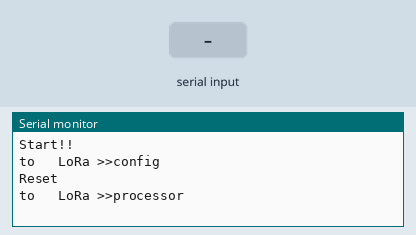
This sketch was run on a simulated Arduino Uno, built with avr-gcc and run on an emulated ATmega328P. On the bench: the last lines printed to the serial monitor. Inputs (shaded band) come from the test bench.

Above: at 8.3 s.
8.4 s: "1" received over the second serial link
At 10.1 s:
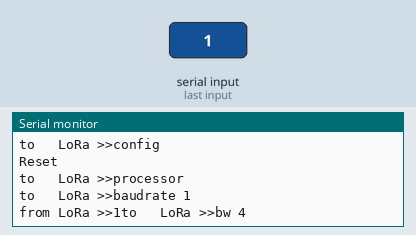
11.0 s: "0" received over the second serial link
At 12.0 s:
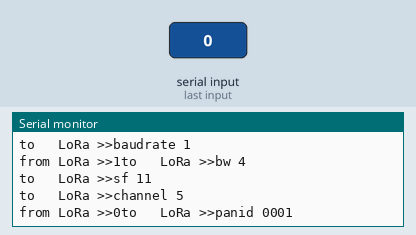
13.5 s: "2" received over the second serial link
At 15.0 s:
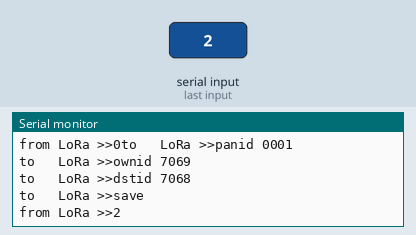

Measured:
- after the input at 8.4 s, the serial monitor: prints a new line after 1.1 s (image 1)
- after the input at 11.0 s, the serial monitor: prints a new line after 0.36 s (image 2)
- after the input at 13.5 s, the serial monitor: prints a new line after 0.31 s (image 3)

The sketch:

baudrate_setting.ino
```cpp
// This is not working well

#include <SoftwareSerial.h> // SoftwareSerialライブラリ

#define UART_RX 17  // ES920LRの8ピン(TX)に接続します
#define UART_TX 16  // ES920LRの9ピン(RX)に接続します
#define LoRa_Rst 5 //  ES920LRの24ピン(RESETB)に接続します

SoftwareSerial LoRa_ss(UART_TX, UART_RX); // Private LoRa通信モジュールとのSoftwareSerialを定義します

char message;

// Private LoRa通信モジュールからのメッセージを受信します
void LoRa_read() {
  if (LoRa_ss.available())Serial.print("from LoRa >>");
  while (LoRa_ss.available()) {
    char c = LoRa_ss.read();
    if (c < 0x80)Serial.write(c);
    delay(1);
  }
}

// Private LoRa通信モジュールへメッセージを送信します
void LoRa_write(char msg[]) {
  LoRa_ss.write(msg);
  Serial.print("to   LoRa >>");
  Serial.print(msg);
  delay(500);
  LoRa_read();
}

void setup() {
  // コンピュータとの通信速度を定義します
  Serial.begin(9600);
  //Serial.begin(19200);
  //Serial.begin(115200);
  while(!Serial){
    //wait till Serial
  }
  // SoftwareSerialでPrivate LoRa通信モジュールとの通信を定義します
  LoRa_ss.begin(9600);
  //LoRa_ss.begin(115200);
  while(!LoRa_ss){
    //wait till Serial
  }
  Serial.println("Start!!");

  // ES920LRをコンフィグレーションモードに移行します
  LoRa_write("config\r\n");
  delay(1000);
  // Private LoRa通信モジュールをリセットするピンを定義します
  pinMode(LoRa_Rst , OUTPUT);
  delay(1000);
  digitalWrite(LoRa_Rst, HIGH);
  delay(1000);

  // Private LoRa通信モジュールを一度リセットします
  Serial.println("Reset");
  digitalWrite(LoRa_Rst, LOW);
  delay(1000);
  digitalWrite(LoRa_Rst, HIGH);
  delay(3000);

  // Private LoRa通信モジュールからのメッセージを受信します
  LoRa_read();

  // ES920LRのプロセッサーモードを選択します
  LoRa_write("processor\r\n");
  delay(1000);

  // ES920LRの設定を全て初期設定に戻す
  // LoRa_write("load\r\n");
  // delay(100);

  // 帯域幅を125kHzに設定します
  LoRa_write("baudrate 1\r\n");
  delay(100);

  // 帯域幅を125kHzに設定します
  LoRa_write("bw 4\r\n");
  delay(100);

  // 拡散率を7に設定します
  LoRa_write("sf 11\r\n");
  delay(100);

  // 無線チャンネル番号を1に設定します
  LoRa_write("channel 5\r\n");
  delay(100);

  // PANネットワークアドレスをABCDに設定します
  LoRa_write("panid 0001\r\n");
  delay(100);

  // 自ノードのネットワークアドレスを1000に設定します
  LoRa_write("ownid 7069\r\n");
  delay(100);

  // 送信先ノードのネットワークアドレスを0000に設定します
  LoRa_write("dstid 7068\r\n");
  delay(100);

  // 設定した内容を内蔵FlashROMに保存します
  LoRa_write("save\r\n");
  delay(10000);

  // ES920LRをオペレーションモードに移行します
  LoRa_write("start\r\n");
  delay(1000);
}

void loop() {
  LoRa_write("test\r\n");
  delay(3000);
}
```
